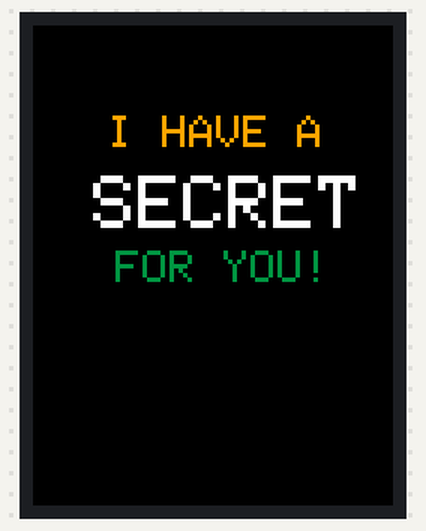
Simulated run of this sketch. Board: ESP32. Parts: 240×320 colour display.

Above: at 0.4 s.
At 1.4 s:
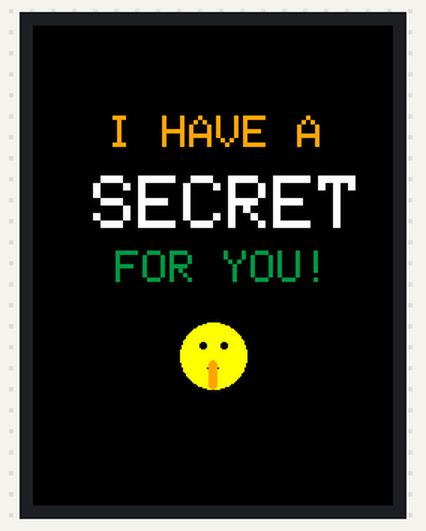
At 11.4 s:
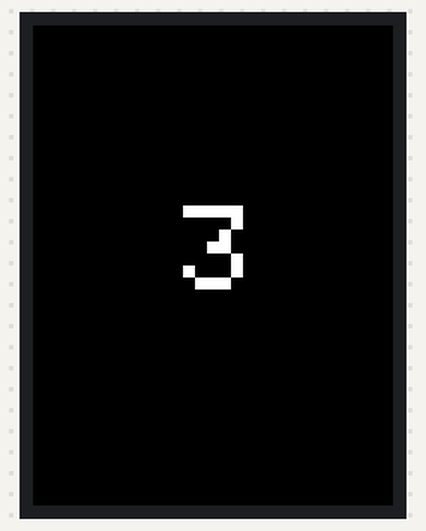
At 15.5 s:
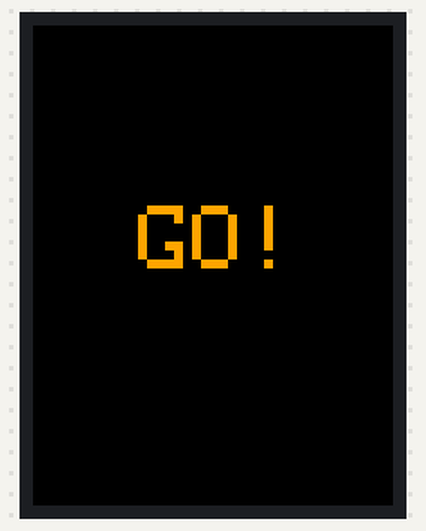
At 19.9 s:
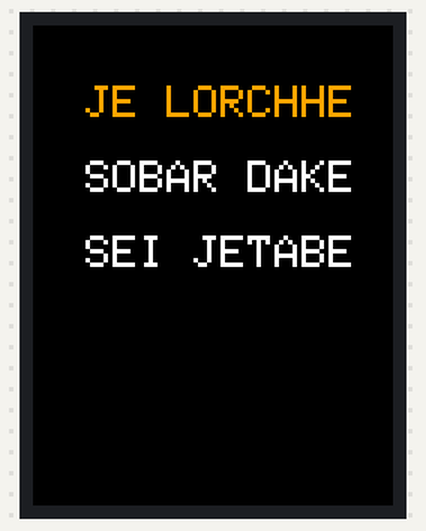
At 22.1 s:
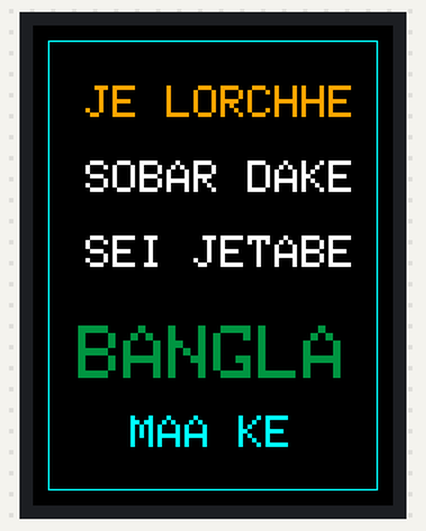

The sketch:

Secrete_Message.ino
```cpp
#include "SPI.h"
#include "Adafruit_GFX.h"
#include "Adafruit_ILI9341.h"

#define TFT_DC 2
#define TFT_CS 5
#define TFT_MOSI 23
#define TFT_CLK 18
#define TFT_RST 4
#define TFT_MISO 19

Adafruit_ILI9341 tft = Adafruit_ILI9341(TFT_CS, TFT_DC, TFT_MOSI, TFT_CLK, TFT_RST, TFT_MISO);

// colour define
#define SAFFRON 0xFD20
#define WHITE   0xFFFF
#define GREEN   0x04A8
#define BLACK   0x0000
#define YELLOW  0xFFE0
#define CYAN    0x07FF  // MAA KE এর জন্য নতুন রঙ

void setup() {
  tft.begin();
  tft.setRotation(2);
  tft.fillScreen(BLACK);

  showSecretMessage();
  realTimeCountdown(10);
  showGo();
  finalAnimation();
}

void showSecretMessage() {
  tft.fillScreen(BLACK);

  tft.setTextSize(3);
  tft.setTextColor(SAFFRON);
  tft.setCursor(50, 60);
  tft.print("I HAVE A");

  tft.setTextSize(5);
  tft.setTextColor(WHITE);
  tft.setCursor(40, 100);
  tft.print("SECRET");

  tft.setTextSize(3);
  tft.setTextColor(GREEN);
  tft.setCursor(55, 150);
  tft.print("FOR YOU!");
 delay(1000);

  int ex = 120; // Emoji Center X
  int ey = 220; // Emoji Center Y
  int radius = 22;

  tft.fillCircle(ex, ey, radius, YELLOW); // mouth
  tft.fillCircle(ex - 7, ey - 7, 2, BLACK); // left eye
  tft.fillCircle(ex + 7, ey - 7, 2, BLACK); // right eye
  tft.drawFastHLine(ex - 4, ey + 8, 8, BLACK); // mouth

  // small finger
  tft.fillRoundRect(ex - 3, ey + 3, 6, 20, 3, 0xFD20);

  delay(3000);
  tft.fillScreen(BLACK);
}

void realTimeCountdown(int seconds) {
  tft.setTextSize(8);
  for (int i = seconds; i >= 0; i--) {
    unsigned long startTime = millis();
    tft.fillRect(60, 110, 120, 80, BLACK);
    tft.setTextColor(WHITE);
    if (i >= 10) tft.setCursor(75, 120);
    else tft.setCursor(100, 120);
    tft.print(i);
    while (millis() - startTime < 1000);
  }
}

void showGo() {
  tft.fillScreen(BLACK);
  tft.setTextSize(6);
  tft.setTextColor(SAFFRON);
  tft.setCursor(70, 120);
  tft.print("GO!");
  delay(800);
  tft.fillScreen(BLACK);
}

void finalAnimation() {
  String lines[] = {"JE LORCHHE", "SOBAR DAKE", "SEI JETABE"};
  uint16_t colors[] = {SAFFRON, WHITE, WHITE};
  int yPos[] = {40, 90, 140};

  tft.setTextSize(3);
  for (int i = 0; i < 3; i++) {
    tft.setTextColor(colors[i]);
    tft.setCursor(35, yPos[i]);
    for (int j = 0; j < lines[i].length(); j++) {
      tft.print(lines[i][j]);
      delay(100);
    }
    delay(300);
  }

  // BANGLA (Size 5 - Green)
  delay(500);
  tft.setTextSize(5);
  tft.setTextColor(GREEN);
  tft.setCursor(30, 200);
  String b = "BANGLA";
  for (int j = 0; j < b.length(); j++) {
    tft.print(b[j]);
    delay(120);
  }

  // MAA KE (Size 3 - Cyan/Blue Tone)
  tft.setTextSize(3);
  tft.setTextColor(CYAN);
  tft.setCursor(65, 260);
  String m = "MAA KE";
  for (int j = 0; j < m.length(); j++) {
    tft.print(m[j]);
    delay(100);
  }

  tft.drawRect(10, 10, 220, 300, CYAN);
}

void loop() {}
```

Measured:
- what the display in image 1 shows lasts 3.0 s, from 1.3 s to 4.3 s
- what the display in image 2 shows lasts 1.0 s, from 11.4 s to 12.4 s
- what the display in image 3 shows lasts 0.8 s, from 15.5 s to 16.3 s
